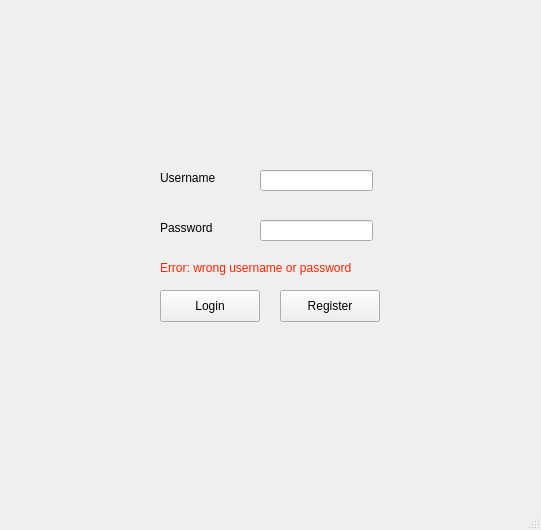
<?xml version="1.0" encoding="UTF-8"?>
<ui version="4.0">
 <class>LoginWindow</class>
 <widget class="QMainWindow" name="LoginWindow">
  <property name="geometry">
   <rect>
    <x>0</x>
    <y>0</y>
    <width>541</width>
    <height>530</height>
   </rect>
  </property>
  <property name="windowTitle">
   <string>LoginWindow</string>
  </property>
  <widget class="QWidget" name="centralwidget">
   <widget class="QLabel" name="username_label">
    <property name="geometry">
     <rect>
      <x>160</x>
      <y>170</y>
      <width>71</width>
      <height>16</height>
     </rect>
    </property>
    <property name="text">
     <string>Username</string>
    </property>
   </widget>
   <widget class="QLabel" name="password_label">
    <property name="geometry">
     <rect>
      <x>160</x>
      <y>220</y>
      <width>58</width>
      <height>16</height>
     </rect>
    </property>
    <property name="text">
     <string>Password</string>
    </property>
   </widget>
   <widget class="QLineEdit" name="username_line_edit">
    <property name="geometry">
     <rect>
      <x>260</x>
      <y>170</y>
      <width>113</width>
      <height>21</height>
     </rect>
    </property>
   </widget>
   <widget class="QLineEdit" name="password_line_edit">
    <property name="geometry">
     <rect>
      <x>260</x>
      <y>220</y>
      <width>113</width>
      <height>21</height>
     </rect>
    </property>
    <property name="echoMode">
     <enum>QLineEdit::Password</enum>
    </property>
   </widget>
   <widget class="QPushButton" name="login_push_button">
    <property name="geometry">
     <rect>
      <x>160</x>
      <y>290</y>
      <width>100</width>
      <height>32</height>
     </rect>
    </property>
    <property name="text">
     <string>Login</string>
    </property>
   </widget>
   <widget class="QPushButton" name="register_push_button">
    <property name="geometry">
     <rect>
      <x>280</x>
      <y>290</y>
      <width>100</width>
      <height>32</height>
     </rect>
    </property>
    <property name="text">
     <string>Register</string>
    </property>
   </widget>
   <widget class="QLabel" name="error_label">
    <property name="geometry">
     <rect>
      <x>160</x>
      <y>260</y>
      <width>221</width>
      <height>16</height>
     </rect>
    </property>
    <property name="text">
     <string>&lt;html&gt;&lt;head/&gt;&lt;body&gt;&lt;p&gt;&lt;span style=&quot; color:#ff2600;&quot;&gt;Error: wrong username or password&lt;/span&gt;&lt;/p&gt;&lt;/body&gt;&lt;/html&gt;</string>
    </property>
   </widget>
  </widget>
  <widget class="QMenuBar" name="menubar">
   <property name="geometry">
    <rect>
     <x>0</x>
     <y>0</y>
     <width>541</width>
     <height>22</height>
    </rect>
   </property>
  </widget>
  <widget class="QStatusBar" name="statusbar"/>
 </widget>
 <resources/>
 <connections/>
</ui>
